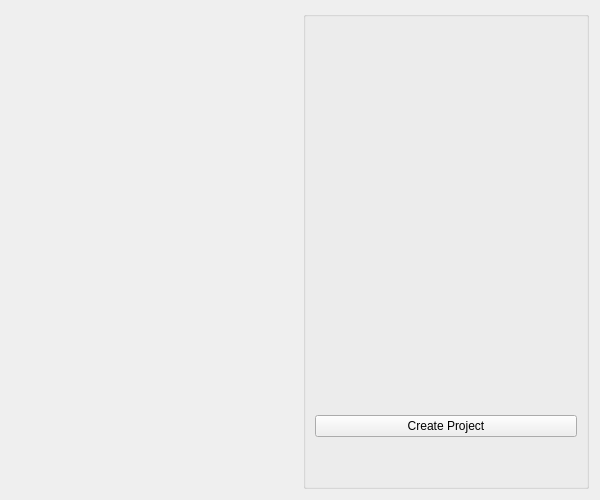
<?xml version="1.0" encoding="UTF-8"?>
<ui version="4.0">
 <class>Form</class>
 <widget class="QWidget" name="Form">
  <property name="geometry">
   <rect>
    <x>0</x>
    <y>0</y>
    <width>600</width>
    <height>500</height>
   </rect>
  </property>
  <property name="minimumSize">
   <size>
    <width>600</width>
    <height>500</height>
   </size>
  </property>
  <property name="maximumSize">
   <size>
    <width>600</width>
    <height>500</height>
   </size>
  </property>
  <property name="windowTitle">
   <string>Form</string>
  </property>
  <layout class="QGridLayout" name="gridLayout">
   <item row="0" column="0">
    <widget class="QLabel" name="label">
     <property name="text">
      <string/>
     </property>
    </widget>
   </item>
   <item row="0" column="1">
    <widget class="QGroupBox" name="groupBox">
     <property name="maximumSize">
      <size>
       <width>500</width>
       <height>500</height>
      </size>
     </property>
     <property name="title">
      <string/>
     </property>
     <layout class="QGridLayout" name="gridLayout_2">
      <item row="0" column="0">
       <widget class="QLabel" name="logoLabel">
        <property name="text">
         <string/>
        </property>
        <property name="alignment">
         <set>Qt::AlignCenter</set>
        </property>
       </widget>
      </item>
      <item row="1" column="0">
       <widget class="QLabel" name="versionLabel">
        <property name="font">
         <font>
          <weight>75</weight>
          <bold>true</bold>
         </font>
        </property>
        <property name="text">
         <string/>
        </property>
        <property name="alignment">
         <set>Qt::AlignCenter</set>
        </property>
       </widget>
      </item>
      <item row="2" column="0">
       <widget class="QLabel" name="aboutLabel">
        <property name="text">
         <string/>
        </property>
        <property name="alignment">
         <set>Qt::AlignJustify|Qt::AlignVCenter</set>
        </property>
        <property name="wordWrap">
         <bool>true</bool>
        </property>
       </widget>
      </item>
      <item row="3" column="0">
       <widget class="QPushButton" name="createProjectButton">
        <property name="text">
         <string>Create Project</string>
        </property>
       </widget>
      </item>
      <item row="4" column="0">
       <spacer name="verticalSpacer">
        <property name="orientation">
         <enum>Qt::Vertical</enum>
        </property>
        <property name="sizeType">
         <enum>QSizePolicy::Maximum</enum>
        </property>
        <property name="sizeHint" stdset="0">
         <size>
          <width>20</width>
          <height>40</height>
         </size>
        </property>
       </spacer>
      </item>
     </layout>
    </widget>
   </item>
  </layout>
 </widget>
 <resources/>
 <connections/>
</ui>
